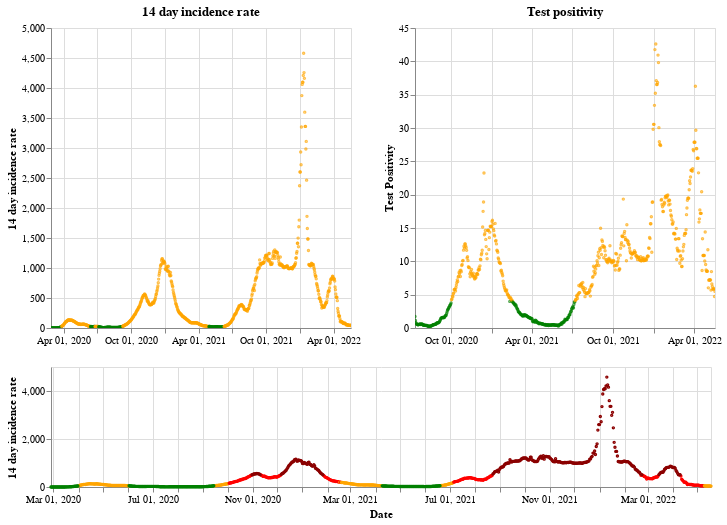

This figure's notebook cell:
### Markdown cell above
## Wales

### Code cell
plot_traffic_light('Wales')

### Figure 1 — Vega-Lite specification as saved in the notebook (floating-point values rounded to 4 significant figures; data arrays with more than 128 entries replaced by an {"elided": "..."} marker saying what was removed)
{"config": {"view": {"continuousWidth": 400, "continuousHeight": 300}}, "vconcat": [{"hconcat": [{"mark": {"type": "point", "size": 2}, "encoding": {"color": {"condition": {"value": "green", "test": "(datum.twoWeeklyCasesRate <= 25)"}, "value": "orange"}, "tooltip": [{"type": "nominal", "field": "areaName"}, {"type": "temporal", "field": "date"}, {"type": "quantitative", "field": "twoWeeklyCasesRate"}, {"type": "quantitative", "field": "testPositivity"}], "x": {"type": "temporal", "axis": {"title": ""}, "field": "date", "scale": {"domain": {"selection": "DateBrush"}}, "timeUnit": "yearmonthdate"}, "y": {"type": "quantitative", "axis": {"title": "14 day incidence rate"}, "field": "twoWeeklyCasesRate"}}, "title": "14 day incidence rate", "width": 300}, {"mark": {"type": "point", "size": 2}, "encoding": {"color": {"condition": {"value": "green", "test": "(datum.testPositivity <= 4)"}, "value": "orange"}, "tooltip": [{"type": "nominal", "field": "areaName"}, {"type": "temporal", "field": "date"}, {"type": "quantitative", "field": "twoWeeklyCasesRate"}, {"type": "quantitative", "field": "testPositivity"}], "x": {"type": "temporal", "axis": {"title": ""}, "field": "date", "scale": {"domain": {"selection": "DateBrush"}}, "timeUnit": "yearmonthdate"}, "y": {"type": "quantitative", "axis": {"title": "Test Positivity"}, "field": "testPositivity"}}, "title": "Test positivity", "width": 300}]}, {"layer": [{"mark": {"type": "point", "size": 2}, "encoding": {"color": {"condition": {"value": "orange", "test": "(((datum.testPositivity < 4) && (datum.twoWeeklyCasesRate >= 50)) && (datum.twoWeeklyCasesRate < 200))"}, "value": "red"}, "opacity": {"condition": {"value": 1, "test": "((datum.twoWeeklyCasesRate >= 50) && (datum.twoWeeklyCasesRate < 500))"}, "value": 0}, "tooltip": [{"type": "nominal", "field": "areaName"}, {"type": "temporal", "field": "date"}, {"type": "quantitative", "field": "twoWeeklyCasesRate"}, {"type": "quantitative", "field": "testPositivity"}], "x": {"type": "temporal", "axis": {"title": "Date"}, "field": "date", "timeUnit": "yearmonthdate"}, "y": {"type": "quantitative", "axis": {"title": "14 day incidence rate"}, "field": "twoWeeklyCasesRate"}}, "selection": {"DateBrush": {"type": "interval", "encodings": ["x"], "fields": ["Time"]}}}, {"mark": {"type": "point", "size": 2}, "encoding": {"color": {"value": "darkred"}, "opacity": {"condition": {"value": 1, "test": "(datum.twoWeeklyCasesRate >= 500)"}, "value": 0}, "tooltip": [{"type": "nominal", "field": "areaName"}, {"type": "temporal", "field": "date"}, {"type": "quantitative", "field": "twoWeeklyCasesRate"}, {"type": "quantitative", "field": "testPositivity"}], "x": {"type": "temporal", "axis": {"title": "Date"}, "field": "date", "timeUnit": "yearmonthdate"}, "y": {"type": "quantitative", "axis": {"title": "14 day incidence rate"}, "field": "twoWeeklyCasesRate"}}}, {"mark": {"type": "point", "size": 2}, "encoding": {"color": {"condition": {"value": "green", "test": "((datum.testPositivity < 4) && (datum.twoWeeklyCasesRate < 50))"}, "value": "orange"}, "opacity": {"condition": {"value": 1, "test": "(datum.twoWeeklyCasesRate < 50)"}, "value": 0}, "tooltip": [{"type": "nominal", "field": "areaName"}, {"type": "temporal", "field": "date"}, {"type": "quantitative", "field": "twoWeeklyCasesRate"}, {"type": "quantitative", "field": "testPositivity"}], "x": {"type": "temporal", "axis": {"title": "Date"}, "field": "date", "timeUnit": "yearmonthdate"}, "y": {"type": "quantitative", "axis": {"title": "14 day incidence rate"}, "field": "twoWeeklyCasesRate"}}}], "height": 120, "width": 660}], "data": {"name": "data-94e5b5af16d7ddb934a1bb04384ab99d"}, "$schema": "https://vega.github.io/schema/vega-lite/v4.8.1.json", "datasets": {"data-94e5b5af16d7ddb934a1bb04384ab99d": {"elided": "812 records"}}}
